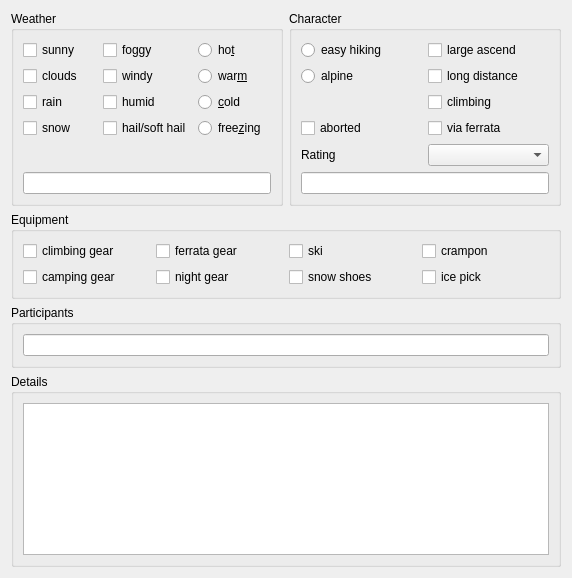
<?xml version="1.0" encoding="UTF-8"?>
<ui version="4.0">
 <class>Form</class>
 <widget class="QWidget" name="Form">
  <property name="geometry">
   <rect>
    <x>0</x>
    <y>0</y>
    <width>572</width>
    <height>578</height>
   </rect>
  </property>
  <property name="windowTitle">
   <string>Form</string>
  </property>
  <layout class="QGridLayout" name="gridLayout">
   <item row="3" column="0" colspan="2">
    <widget class="QGroupBox" name="groupBox4">
     <property name="title">
      <string>Participants</string>
     </property>
     <layout class="QVBoxLayout" name="verticalLayout_2">
      <item>
       <widget class="QLineEdit" name="lineEdit"/>
      </item>
     </layout>
    </widget>
   </item>
   <item row="0" column="0">
    <widget class="QGroupBox" name="groupBox1">
     <property name="title">
      <string>Weather</string>
     </property>
     <layout class="QGridLayout" name="gridLayout_2">
      <item row="3" column="0">
       <widget class="QCheckBox" name="checkBox_6">
        <property name="text">
         <string>rain</string>
        </property>
        <property name="shortcut">
         <string notr="true"/>
        </property>
       </widget>
      </item>
      <item row="1" column="0">
       <widget class="QCheckBox" name="checkBox">
        <property name="text">
         <string>sunny</string>
        </property>
        <property name="shortcut">
         <string notr="true"/>
        </property>
       </widget>
      </item>
      <item row="4" column="0">
       <widget class="QCheckBox" name="checkBox_7">
        <property name="text">
         <string>snow</string>
        </property>
        <property name="shortcut">
         <string notr="true"/>
        </property>
       </widget>
      </item>
      <item row="2" column="0">
       <widget class="QCheckBox" name="checkBox_5">
        <property name="text">
         <string>clouds</string>
        </property>
        <property name="shortcut">
         <string notr="true"/>
        </property>
       </widget>
      </item>
      <item row="6" column="0" colspan="3">
       <widget class="QLineEdit" name="lineEdit_2"/>
      </item>
      <item row="1" column="2">
       <widget class="QRadioButton" name="radioButton">
        <property name="text">
         <string>ho&amp;t</string>
        </property>
        <property name="shortcut">
         <string notr="true"/>
        </property>
       </widget>
      </item>
      <item row="2" column="2">
       <widget class="QRadioButton" name="radioButton_2">
        <property name="text">
         <string>war&amp;m</string>
        </property>
        <property name="shortcut">
         <string notr="true"/>
        </property>
       </widget>
      </item>
      <item row="3" column="2">
       <widget class="QRadioButton" name="radioButton_3">
        <property name="text">
         <string>&amp;cold</string>
        </property>
        <property name="shortcut">
         <string notr="true"/>
        </property>
       </widget>
      </item>
      <item row="4" column="2">
       <widget class="QRadioButton" name="radioButton_4">
        <property name="text">
         <string>free&amp;zing</string>
        </property>
        <property name="shortcut">
         <string notr="true"/>
        </property>
       </widget>
      </item>
      <item row="1" column="1">
       <widget class="QCheckBox" name="checkBox_20">
        <property name="text">
         <string>foggy</string>
        </property>
       </widget>
      </item>
      <item row="2" column="1">
       <widget class="QCheckBox" name="checkBox_18">
        <property name="text">
         <string>windy</string>
        </property>
        <property name="shortcut">
         <string notr="true"/>
        </property>
       </widget>
      </item>
      <item row="3" column="1">
       <widget class="QCheckBox" name="checkBox_11">
        <property name="text">
         <string>humid</string>
        </property>
        <property name="shortcut">
         <string notr="true"/>
        </property>
       </widget>
      </item>
      <item row="5" column="0">
       <spacer name="verticalSpacer">
        <property name="orientation">
         <enum>Qt::Vertical</enum>
        </property>
        <property name="sizeHint" stdset="0">
         <size>
          <width>20</width>
          <height>40</height>
         </size>
        </property>
       </spacer>
      </item>
      <item row="4" column="1">
       <widget class="QCheckBox" name="checkBox_2">
        <property name="text">
         <string>hail/soft hail</string>
        </property>
       </widget>
      </item>
     </layout>
    </widget>
   </item>
   <item row="0" column="1">
    <widget class="QGroupBox" name="groupBox2">
     <property name="title">
      <string>Character</string>
     </property>
     <layout class="QGridLayout" name="gridLayout_3">
      <item row="6" column="1">
       <widget class="QComboBox" name="comboBox">
        <item>
         <property name="text">
          <string/>
         </property>
        </item>
        <item>
         <property name="text">
          <string>Rating 5 stars</string>
         </property>
        </item>
        <item>
         <property name="text">
          <string>Rating 4 stars</string>
         </property>
        </item>
        <item>
         <property name="text">
          <string>Rating 3 stars</string>
         </property>
        </item>
        <item>
         <property name="text">
          <string>Rating 2 stars</string>
         </property>
        </item>
        <item>
         <property name="text">
          <string>Rating 1 star</string>
         </property>
        </item>
       </widget>
      </item>
      <item row="0" column="0">
       <widget class="QRadioButton" name="radioButton_6">
        <property name="text">
         <string>easy hiking</string>
        </property>
       </widget>
      </item>
      <item row="1" column="1">
       <widget class="QCheckBox" name="checkBox_13">
        <property name="text">
         <string>long distance</string>
        </property>
       </widget>
      </item>
      <item row="1" column="0">
       <widget class="QRadioButton" name="radioButton_5">
        <property name="text">
         <string>alpine</string>
        </property>
       </widget>
      </item>
      <item row="3" column="0">
       <widget class="QCheckBox" name="checkBox_4">
        <property name="text">
         <string>aborted</string>
        </property>
       </widget>
      </item>
      <item row="0" column="1">
       <widget class="QCheckBox" name="checkBox_14">
        <property name="text">
         <string>large ascend</string>
        </property>
       </widget>
      </item>
      <item row="7" column="0" colspan="2">
       <widget class="QLineEdit" name="lineEdit_3"/>
      </item>
      <item row="6" column="0">
       <widget class="QLabel" name="label_2">
        <property name="text">
         <string>Rating</string>
        </property>
       </widget>
      </item>
      <item row="2" column="1">
       <widget class="QCheckBox" name="checkBox_17">
        <property name="text">
         <string>climbing</string>
        </property>
       </widget>
      </item>
      <item row="3" column="1">
       <widget class="QCheckBox" name="checkBox_16">
        <property name="text">
         <string>via ferrata</string>
        </property>
       </widget>
      </item>
     </layout>
    </widget>
   </item>
   <item row="1" column="0" colspan="2">
    <widget class="QGroupBox" name="groupBox3">
     <property name="title">
      <string>Equipment</string>
     </property>
     <layout class="QGridLayout" name="gridLayout_4">
      <item row="1" column="0">
       <widget class="QCheckBox" name="checkBox_12">
        <property name="text">
         <string>camping gear</string>
        </property>
       </widget>
      </item>
      <item row="0" column="4">
       <widget class="QCheckBox" name="checkBox_8">
        <property name="text">
         <string>ski</string>
        </property>
       </widget>
      </item>
      <item row="1" column="4">
       <widget class="QCheckBox" name="checkBox_9">
        <property name="text">
         <string>snow shoes</string>
        </property>
       </widget>
      </item>
      <item row="0" column="0">
       <widget class="QCheckBox" name="checkBox_3">
        <property name="text">
         <string>climbing gear</string>
        </property>
       </widget>
      </item>
      <item row="0" column="1">
       <widget class="QCheckBox" name="checkBox_19">
        <property name="text">
         <string>ferrata gear</string>
        </property>
       </widget>
      </item>
      <item row="1" column="1">
       <widget class="QCheckBox" name="checkBox_10">
        <property name="text">
         <string>night gear</string>
        </property>
       </widget>
      </item>
      <item row="0" column="5">
       <widget class="QCheckBox" name="checkBox_15">
        <property name="text">
         <string>crampon</string>
        </property>
       </widget>
      </item>
      <item row="1" column="5">
       <widget class="QCheckBox" name="checkBox_21">
        <property name="text">
         <string>ice pick</string>
        </property>
       </widget>
      </item>
     </layout>
    </widget>
   </item>
   <item row="4" column="0" colspan="2">
    <widget class="QGroupBox" name="groupBox5">
     <property name="title">
      <string>Details</string>
     </property>
     <layout class="QVBoxLayout" name="verticalLayout">
      <item>
       <widget class="QTextEdit" name="textEdit"/>
      </item>
     </layout>
    </widget>
   </item>
  </layout>
 </widget>
 <tabstops>
  <tabstop>checkBox</tabstop>
  <tabstop>checkBox_5</tabstop>
  <tabstop>checkBox_6</tabstop>
  <tabstop>checkBox_7</tabstop>
  <tabstop>checkBox_20</tabstop>
  <tabstop>checkBox_18</tabstop>
  <tabstop>checkBox_11</tabstop>
  <tabstop>checkBox_2</tabstop>
  <tabstop>radioButton</tabstop>
  <tabstop>radioButton_2</tabstop>
  <tabstop>radioButton_3</tabstop>
  <tabstop>radioButton_4</tabstop>
  <tabstop>lineEdit_2</tabstop>
  <tabstop>radioButton_6</tabstop>
  <tabstop>radioButton_5</tabstop>
  <tabstop>checkBox_4</tabstop>
  <tabstop>checkBox_14</tabstop>
  <tabstop>checkBox_13</tabstop>
  <tabstop>checkBox_17</tabstop>
  <tabstop>checkBox_16</tabstop>
  <tabstop>comboBox</tabstop>
  <tabstop>lineEdit_3</tabstop>
  <tabstop>checkBox_3</tabstop>
  <tabstop>checkBox_12</tabstop>
  <tabstop>checkBox_19</tabstop>
  <tabstop>checkBox_10</tabstop>
  <tabstop>checkBox_8</tabstop>
  <tabstop>checkBox_9</tabstop>
  <tabstop>checkBox_15</tabstop>
  <tabstop>checkBox_21</tabstop>
  <tabstop>lineEdit</tabstop>
  <tabstop>textEdit</tabstop>
 </tabstops>
 <resources/>
 <connections/>
</ui>
